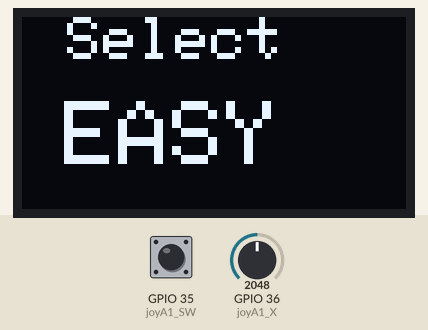
Recording of a sketch running on a simulated ESP32. Parts: 128×64 one-colour display. The inputs (shaded band) are chosen by the test bench; at power-on: GPIO 35 (joyA1_SW) HIGH, GPIO 36 (joyA1_X) = 2048.

Above: at 0.16 s.
At 1.2 s:
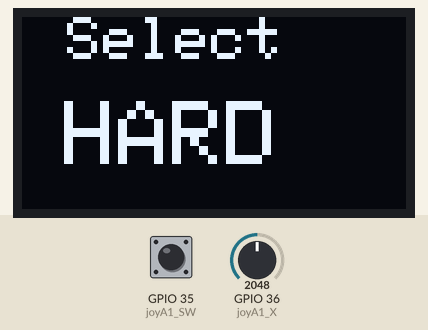
1.3 s: GPIO 35 (joyA1_SW) pulled LOW for 0.15 s
At 2.0 s:
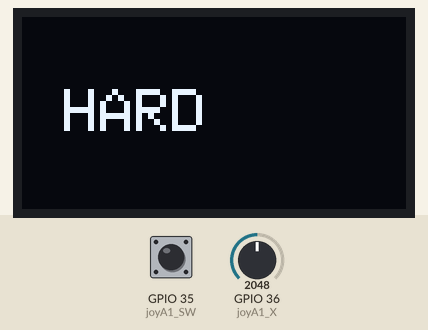
Timing chart, 0 to 4.3 s (numbered marks = the images above; inputs shaded):
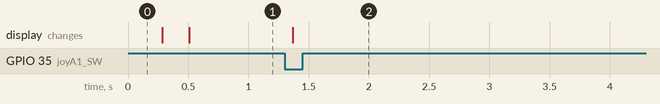

The sketch:

ESP_Code.ino
```cpp
#include <Wire.h>
#include <Adafruit_GFX.h>
#include <Adafruit_SSD1306.h>
#define SCREEN_WIDTH 128
#define SCREEN_HEIGHT 64
#define OLED_RESET -1
Adafruit_SSD1306 display(SCREEN_WIDTH, SCREEN_HEIGHT, &Wire, OLED_RESET);

const int joyA1_X = A0;
const int joyA1_SW = 35;
enum Difficulty { EASY = 0, MEDIUM = 1, HARD = 2 };
Difficulty selectedDifficulty = EASY;
const char* DIFFICULTY_NAMES[3] = {"EASY", "MEDIUM", "HARD"};
bool difficultySelected = false;

void setup() {
  pinMode(joyA1_SW, INPUT_PULLUP);
  display.begin(SSD1306_SWITCHCAPVCC, 0x3C);
  display.clearDisplay();
  pinMode(joyA1_X, INPUT);
}

void loop() {
  if (!difficultySelected) {
    difficultySelectionMenu();
    delay(50);
  }
}

void difficultySelectionMenu() {
  static unsigned long lastUpdate = 0;
  display.clearDisplay();
  display.setTextSize(2);
  display.setCursor(15, 0);
  display.println("Select");
  display.setTextSize(3);
  display.setCursor(14, 28);
  display.print(DIFFICULTY_NAMES[selectedDifficulty]);
  display.display();

  int joyX1 = analogRead(joyA1_X);

  if (millis() - lastUpdate > 200) {
    if ((joyX1 > 700) && selectedDifficulty < HARD) {
      selectedDifficulty = (Difficulty)(selectedDifficulty + 1);
      lastUpdate = millis();
    }
    if ((joyX1 < 300) && selectedDifficulty > EASY) {
      selectedDifficulty = (Difficulty)(selectedDifficulty - 1);
      lastUpdate = millis();
    }
    if (digitalRead(joyA1_SW) == LOW) {
      difficultySelected = true;
      display.clearDisplay(); display.setTextSize(2);
      display.setCursor(14,24);
      display.println(DIFFICULTY_NAMES[selectedDifficulty]);
      display.display();
      delay(1000);
    }
  }
}
```

Measured:
- after the input at 1.3 s, the display: changes after 0.07 s (image 2)
